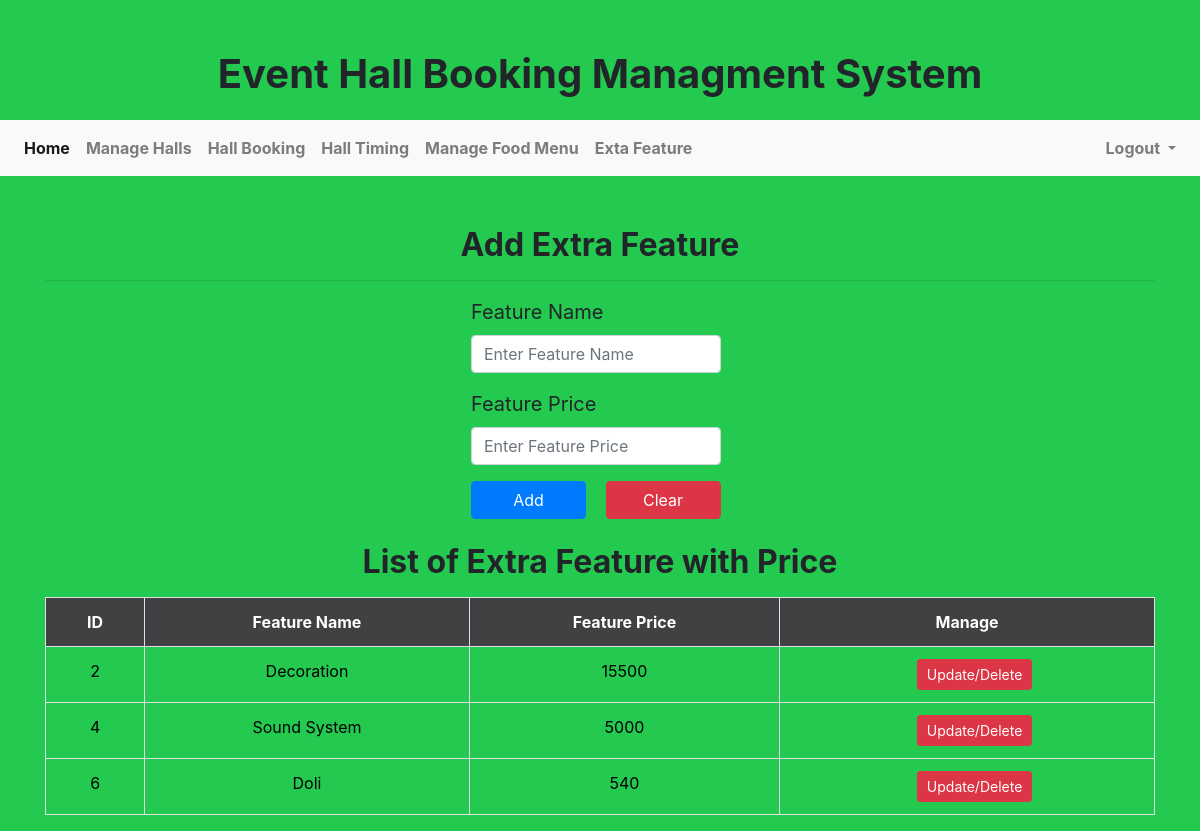
Page /manger/extra.php (signed in) on the committed database.
### tables this page shows
CREATE TABLE `feature_tbl` (
  `ID` int(11) NOT NULL,
  `Feature_Name` varchar(255) NOT NULL,
  `Feature_Price` int(11) NOT NULL
);

### manger/extra.php (the view, shortened to what this page needs)
<?php
if (empty($_SESSION['uID'])) {
  echo '<script language="javascript">';
  echo 'alert("Please login to continue")';
  echo '</script>';
  echo "<script>location.replace('../login.php')</script>";
}else{
include ('managerHeader.php');
?>
<!DOCTYPE html>
<html>
<head>
</head>
<body>
	<div class="container">
  <h2 class="heading">Add Extra Feature</h2>
   <hr>
   <div class="standardForm" style="margin-left:411px; ">
    <form method="post">
              <div class="form-group">
                <label for="inputFoodName">Feature Name</label>
                <input type="text" class="form-control" id="inputFeatureName" name="fname" placeholder="Enter Feature Name">
              </div>
              <div class="form-group">
                <label for="inputFeaturePrice">Feature Price</label>
                <input type="number" class="form-control" id="inputFeaturePrice" name="fprice" placeholder="Enter Feature Price">
              </div>
              <button type="submit" name="add" class="btn btn-primary">Add</button>
              <button type="reset" class="btn btn-danger">Clear</button>
          </form>
   </div>
      <br>
    <h2 class="heading">List of Extra Feature with Price</h2>
    <hr>
    <div class="standardTable" style="margin-top:-90px; text-align: center;">
          <table class="table table-bordered">
            <tr>
                <th scope="col">ID</th>
                <th scope="col">Feature Name</th>
                <th scope="col">Feature Price</th>
                <th scope="col">Manage</th>
            </tr>
        <?php
          $sqry = "SELECT * FROM feature_tbl";
          $srun = mysqli_query($conn,$sqry);
          while ($row = mysqli_fetch_array($srun))
          {
        ?>
              <tr>
                <td><?php echo $row ['ID']; ?></td>
                <td><?php echo $row ['Feature_Name']; ?></td>
                <td><?php echo $row ['Feature_Price']; ?></td>
                <td><a href="edit_extra.php?edit=<?php echo $row ['ID']; ?>" name="" class="btn btn-danger btn-sm">Update/Delete</a></td>
              </tr>
        <?php
          echo "<br>";
          }
        ?>
        </table>
    </div>
	</div>
</body>
</html>
<?php
}
?>

### rows in the picture
feature_tbl: ID "2", Feature_Name "Decoration", Feature_Price "15500"
feature_tbl: ID "4", Feature_Name "Sound System", Feature_Price "5000"
feature_tbl: ID "6", Feature_Name "Doli", Feature_Price "540"
